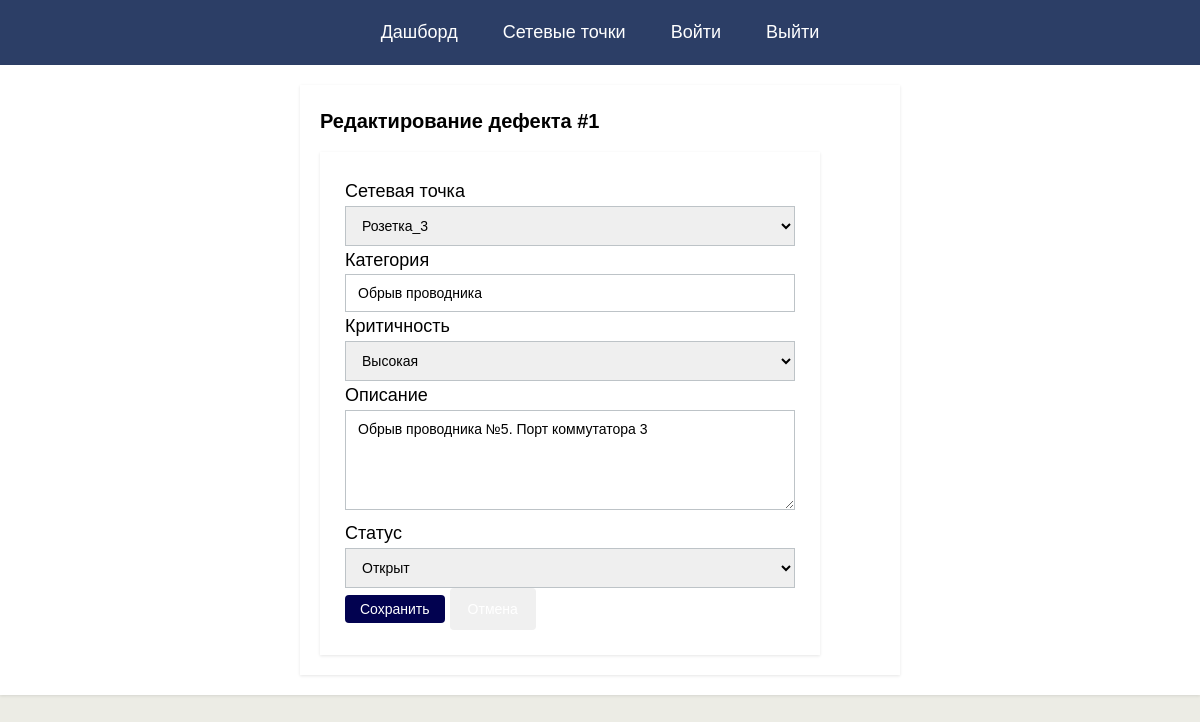
Page /public/defects/defect_edit.php?id=1 on the earlier database version.
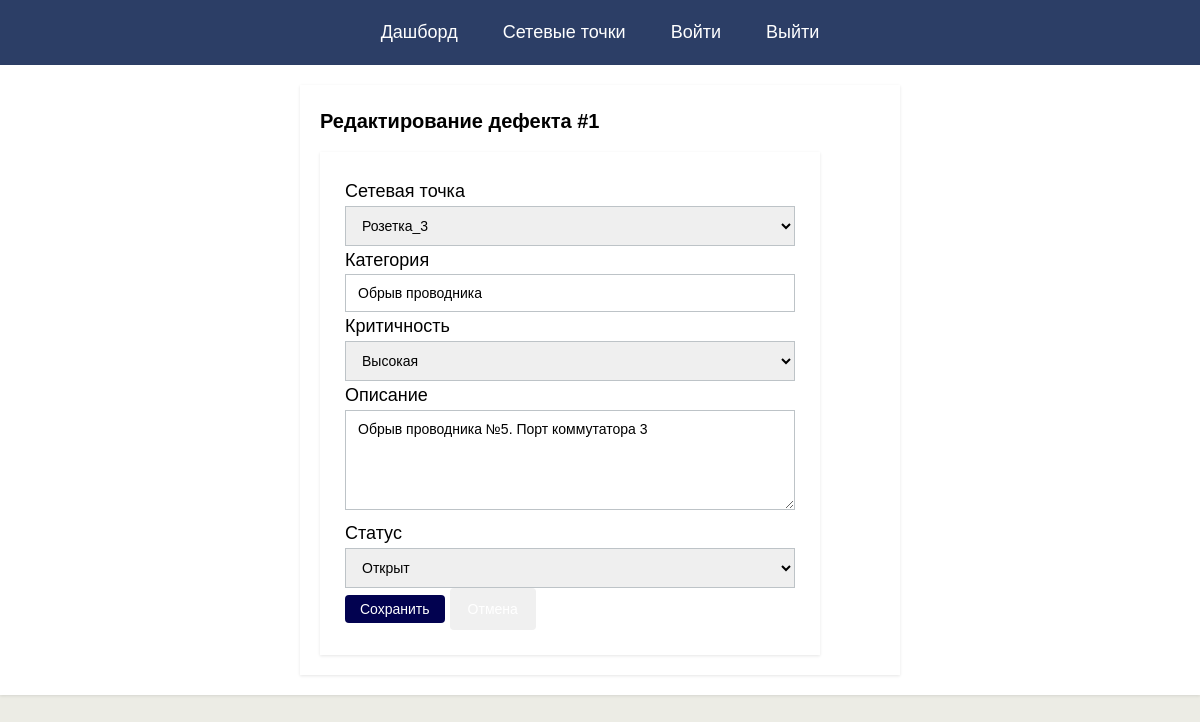
Same page on the later database version.
### tables this page shows
CREATE TABLE `defects` (
                           `id` int(11) NOT NULL AUTO_INCREMENT,
                           `point_id` int(11) NOT NULL,
                           `category` varchar(50) DEFAULT NULL,
                           `severity` enum('высокая','средняя','низкая') DEFAULT NULL,
                           `description` text,
                           `status` enum('открыт','в_работе','закрыт') DEFAULT 'открыт',
                           `created_by` int(11) DEFAULT NULL,
                           `created_at` timestamp NULL DEFAULT CURRENT_TIMESTAMP,
                           PRIMARY KEY (`id`),
                           KEY `point_id` (`point_id`),
                           KEY `created_by` (`created_by`),
                           CONSTRAINT `defects_ibfk_1` FOREIGN KEY (`point_id`) REFERENCES `network_points` (`id`) ON DELETE CASCADE,
                           CONSTRAINT `defects_ibfk_2` FOREIGN KEY (`created_by`) REFERENCES `users` (`id`) ON DELETE SET NULL
);

CREATE TABLE `network_points` (
                                  `id` int(11) NOT NULL AUTO_INCREMENT,
                                  `label` varchar(20) NOT NULL UNIQUE,
                                  `type` enum('розетка','коммутатор','кабель','патч-корд') NOT NULL,
                                  `location` varchar(100) DEFAULT NULL,
                                  `status` enum('активна','дефект','списана') DEFAULT 'активна',
                                  `last_check` date DEFAULT NULL,
                                  PRIMARY KEY (`id`)
);

### public/defects/defect_edit.php (called while the page is built, shortened)
<?php
require_once __DIR__ . '/../../config/db.php';
require_once __DIR__ . '/../../controllers/defects/defects_edit_controller.php';
include __DIR__ . '/../../views/defects/edit.php';
?>

### controllers/defects/defects_edit_controller.php (called while the page is built, shortened)
<?php
require_once __DIR__ . '/../../models/defects/DefectModel.php';
require_once __DIR__ . '/../../models/inventory/PointModel.php';
$id = isset($_GET['id']) ? (int)$_GET['id'] : 0;
$defect = getDefectById($pdo, $id);
$points = getAllPointsForSelect($pdo);

### models/defects/DefectModel.php (called while the page is built, shortened)
<?php
function getDefectById($pdo, $id) {
    $stmt = $pdo->prepare("
        SELECT d.*, np.label as point_label
        FROM defects d
        LEFT JOIN network_points np ON d.point_id = np.id
        WHERE d.id = ?
    ");
    $stmt->execute([$id]);
    return $stmt->fetch(PDO::FETCH_ASSOC);
}
?>

### models/inventory/PointModel.php (called while the page is built, shortened)
<?php
function getAllPointsForSelect($pdo) {
    $stmt = $pdo->query("SELECT id, label FROM network_points ORDER BY label");
    return $stmt->fetchAll(PDO::FETCH_ASSOC);
}
?>

### views/defects/edit.php (the view, shortened to what this page needs)
<?php include __DIR__ . '/../../views/layouts/header.php'; ?>
<div class="container mt-4" style="max-width: 600px;">
    <h2>Редактирование дефекта #<?= htmlspecialchars($defect['id']) ?></h2>
    <form method="POST">
        <div class="mb-3">
            <label class="form-label">Сетевая точка </label>
            <select name="point_id" class="form-control" required>
                <?php foreach ($points as $point): ?>
                    <option value="<?= $point['id'] ?>" <?= ($point['id'] == $defect['point_id']) ? 'selected' : '' ?>>
                        <?= htmlspecialchars($point['label']) ?>
                    </option>
                <?php endforeach; ?>
            </select>
        </div>
        <div class="mb-3">
            <label class="form-label">Категория </label>
            <input type="text" name="category" class="form-control" required
                   value="<?= htmlspecialchars($defect['category'] ?? '') ?>">
        </div>
        <div class="mb-3">
            <label class="form-label">Критичность </label>
            <select name="severity" class="form-control">
                <option value="high" <?= ($defect['severity'] == 'high') ? 'selected' : '' ?>>Высокая</option>
            </select>
        </div>
        <div class="mb-3">
            <label class="form-label">Описание </label>
            <textarea name="description" class="form-control" rows="4" required><?= htmlspecialchars($defect['description'] ?? '') ?></textarea>
        </div>
        <div class="mb-3">
            <label class="form-label">Статус </label>
            <select name="status" class="form-control">
                <option value="open" <?= ($defect['status'] == 'open') ? 'selected' : '' ?>>Открыт</option>
            </select>
        </div>
        <button type="submit" class="btn btn-primary">Сохранить</button>
        <a href="defects.php" class="btn btn-secondary">Отмена</a>
    </form>
</div>

Differences in the rows shown:
changed defects "Обрыв проводника": severity "Высокая" → (not shown); status "Открыт" → (not shown)
Other differences:
form field severity: (not shown) → "Высокая"
form field status: (not shown) → "Открыт"
